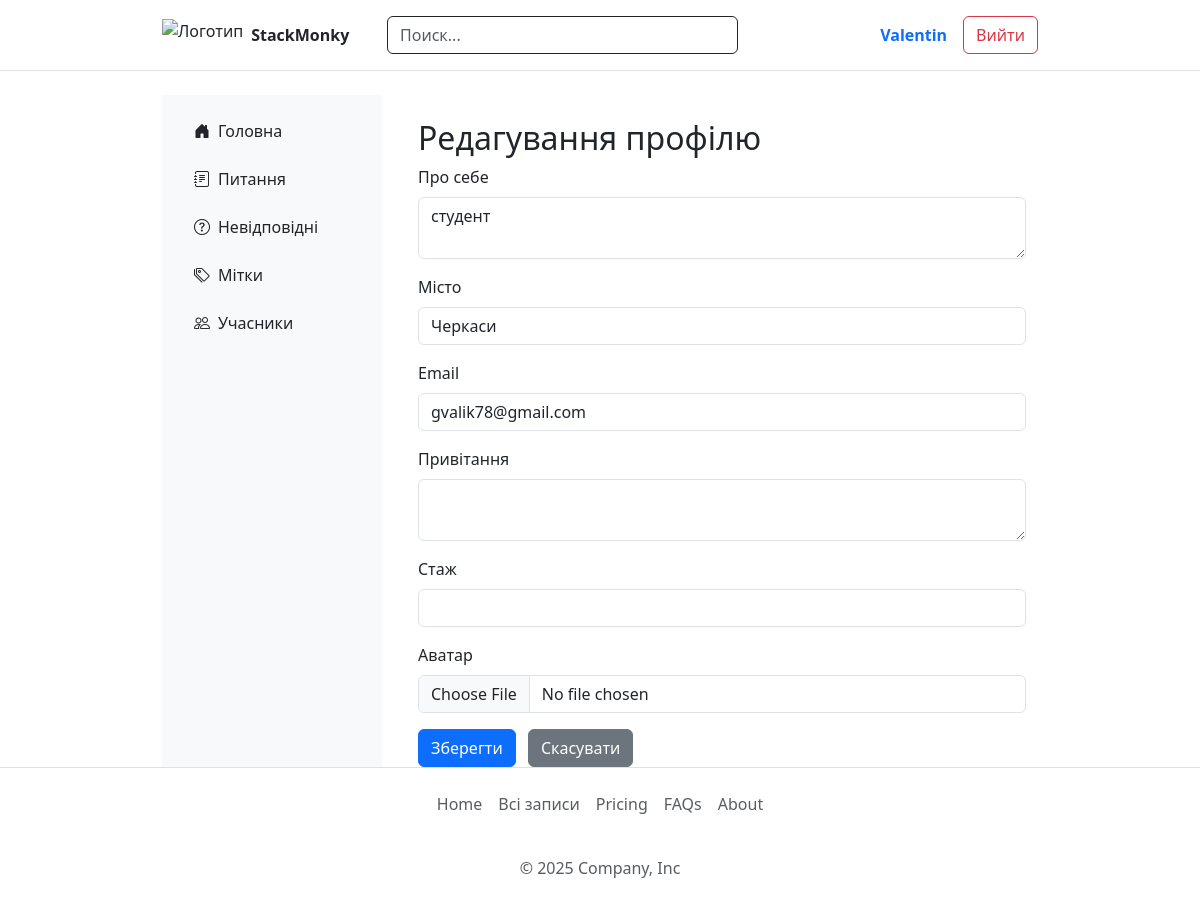
Screenshot of /edit_profile (signed in) with the database file from the repository.
### main/models.py (models this page shows, shortened)
class User(db.Model, UserMixin):
    id = db.Column(db.Integer, primary_key=True)
    about = db.Column(db.Text, default='', nullable=False)
    username = db.Column(db.String(64), unique=True, nullable=False)
    email = db.Column(db.String(120), unique=True, nullable=False)
    password_hash = db.Column(db.String(128), nullable=False)
    is_admin = db.Column(db.Boolean, default=False)
    avatar_url = db.Column(db.String(255), default='default_avatar.png')
    preferred_lang = db.Column(db.String(10), default='uk', nullable=False)
    description = db.Column(db.Text, default='', nullable=False)
    last_seen = db.Column(db.DateTime, default=datetime.utcnow)
    is_online = db.Column(db.Boolean, default=False)
    reputation = db.Column(db.Integer, default=0)
    discord = db.Column(db.String(100), nullable=True)
    location = db.Column(db.String(100), nullable=True)
    membership_duration = db.Column(db.String(100), nullable=True)  # Например, "7 лет 9 месяцев"
    about_section = db.Column(db.Text, default='', nullable=True)   # Блок "о себе"
    welcome_section = db.Column(db.Text, default='', nullable=True) # Приветственный текст
    comment_votes = db.relationship('CommentVote', back_populates='user', cascade='all, delete-orphan')

### main/routes/main_routes.py (the view)
@main_bp.route('/edit_profile', methods=['GET', 'POST'])
@login_required
def edit_profile():
    form = EditProfileForm()
    if form.validate_on_submit():
        current_user.about = form.about.data
        current_user.location = form.location.data
        current_user.email = form.email.data
        current_user.welcome_section = form.welcome.data
        current_user.membership_duration = form.membership_duration.data
        current_user.preferred_lang = form.preferred_lang.data or 'uk'
        if form.avatar.data:
            filename = secure_filename(form.avatar.data.filename)
            avatar_folder = current_app.config['UPLOAD_FOLDER']
            os.makedirs(avatar_folder, exist_ok=True)
            file_path = os.path.join(avatar_folder, filename)
            form.avatar.data.save(file_path)
            current_user.avatar_url = f'uploads/avatars/{filename}'
        db.session.commit()
        return redirect(url_for('main.profile', user_id=current_user.id))
    elif request.method == 'GET':
        form.about.data = current_user.about
        form.location.data = current_user.location
        form.email.data = current_user.email
        form.welcome.data = current_user.welcome_section
        form.membership_duration.data = current_user.membership_duration
        form.preferred_lang.data = current_user.preferred_lang or 'uk'
    return render_template('edit_profile.html', form=form)

### main/forms.py
class EditProfileForm(FlaskForm):
    about = TextAreaField("Про себе", validators=[Optional()])
    location = StringField("Місто", validators=[Optional()])
    discord = StringField("Discord", validators=[Optional()])
    email = StringField("Email", validators=[Email(), Optional()])
    welcome = TextAreaField("Привітання", validators=[Optional()])
    membership_duration = StringField("Стаж", validators=[Optional()])
    avatar = FileField("Аватар", validators=[Optional(), FileAllowed(['jpg', 'png', 'jpeg'], 'Тільки зображення!')])
    preferred_lang = SelectField(
        'Мова інтерфейсу',
        choices=[('uk', 'Українська'), ('en', 'English')],
        validators=[Optional()]
    )

### main/__init__.py (called while the page is built)
@login_manager.user_loader
def load_user(user_id):
    from main.models import User
    return User.query.get(int(user_id))

def get_locale():
    if current_user.is_authenticated and current_user.preferred_lang:
        return current_user.preferred_lang
    if 'lang' in session:
        return session['lang']
    return request.accept_languages.best_match(['uk', 'en'])

### main/routes/main_routes.py (called while the page is built)
@main_bp.before_request
def update_last_seen():
    if current_user.is_authenticated:
        now = datetime.utcnow()
        last_seen = current_user.last_seen or datetime(2000, 1, 1)
        if now - last_seen > timedelta(minutes=1):
            current_user.last_seen = now
            current_user.is_online = True
            try:
                db.session.commit()
            except Exception:
                db.session.rollback()

### main/templates/edit_profile.html (shortened to what this page needs)
{% extends 'base.html' %}
{% block content %}
<div class="container mt-4">
  <h2>Редагування профілю</h2>
  <form method="POST" enctype="multipart/form-data">
    <div class="mb-3">
      {{ form.about.label(class="form-label") }}
      {{ form.about(class="form-control") }}
    </div>
    <div class="mb-3">
      {{ form.location.label(class="form-label") }}
      {{ form.location(class="form-control") }}
    </div>
    <div class="mb-3">
      {{ form.email.label(class="form-label") }}
      {{ form.email(class="form-control") }}
    </div>
    <div class="mb-3">
      {{ form.welcome.label(class="form-label") }}
      {{ form.welcome(class="form-control") }}
    </div>
    <div class="mb-3">
      {{ form.membership_duration.label(class="form-label") }}
      {{ form.membership_duration(class="form-control") }}
    </div>
    <div class="mb-3">
      {{ form.avatar.label(class="form-label") }}
      {{ form.avatar(class="form-control") }}
    </div>
    <button type="submit" class="btn btn-primary">Зберегти</button>
    <a href="{{ url_for('main.profile', user_id=current_user.id) }}" class="btn btn-secondary ms-2">Скасувати</a>
  </form>
</div>
{% endblock %}

### main/templates/base.html (shortened to what this page needs)
<!DOCTYPE html>
<html lang="{{ get_locale() }}">
<head>
  <link href="https://cdn.jsdelivr.net/npm/bootstrap@5.3.5/dist/css/bootstrap.min.css" rel="stylesheet" />
  <link href="https://cdn.jsdelivr.net/npm/bootstrap-icons@1.10.5/font/bootstrap-icons.css" rel="stylesheet" />
  <link rel="stylesheet" href="{{ url_for('main.static', filename='css/main.css') }}" />
</head>
<body class="d-flex flex-column min-vh-100">
  <div class="flex-grow-1">
    <header class="p-3 text-bg-white border-bottom">
      <div class="container">
        <div class="row align-items-center justify-content-between">
          <div class="col-md-3 d-flex align-items-center">
            <a href="{{ url_for('main.index') }}" class="d-flex align-items-center text-dark text-decoration-none">
              <img src="{{ url_for('main.static', filename='image/icon.png') }}" alt="Логотип" class="me-2" style="height: 32px;" />
              <span class="fw-bold">StackMonky</span>
            </a>
          </div>
          <div class="col-md-5">
            <form class="d-flex" role="search" action="{{ url_for('main.posts') }}" method="GET">
              <input
                type="search"
                name="q"
                class="form-control text-bg-white border-dark"
                placeholder="{{ _('Поиск...') }}"
                aria-label="Search"
                value="{{ request.args.get('q', '') }}"
              />
            </form>
          </div>
          <div class="col-md-4 d-flex align-items-center justify-content-end gap-2">
            {% if current_user.is_authenticated %}
              <a href="{{ url_for('main.profile', user_id=current_user.id) }}" class="me-2 text-decoration-none fw-semibold">
                {{ current_user.username }}
              </a>
              <a href="{{ url_for('main.logout') }}" class="btn btn-outline-danger">{{ _('Вийти') }}</a>
            {% else %}
              <a href="{{ url_for('main.login') }}" class="btn btn-outline-primary">{{ _('Login') }}</a>
              <a href="{{ url_for('main.register') }}" class="btn btn-warning">{{ _('Реєстрація') }}</a>
            {% endif %}
          </div>
        </div>
      </div>
    </header>
    <main class="container d-flex mt-4">
      {% if request.endpoint not in ['main.login', 'main.register'] %}
        <aside class="bg-light p-3 me-4" style="width: 220px;">
          <ul class="nav flex-column">
            <li class="nav-item mb-2">
              <a href="{{ url_for('main.index') }}" class="nav-link {% if request.endpoint == 'main.index' %}active{% endif %} text-dark d-flex align-items-center">
                <i class="bi bi-house-door-fill me-2"></i> {{ _('Головна') }}
              </a>
            </li>
            <li class="nav-item mb-2">
              <a href="{{ url_for('main.posts') }}" class="nav-link {% if request.endpoint == 'main.posts' %}active{% endif %} text-dark d-flex align-items-center">
                <i class="bi bi-journal-text me-2"></i> {{ _('Питання') }}
              </a>
            </li>
            <li class="nav-item mb-2">
              <a href="{{ url_for('main.unanswered') }}" class="nav-link text-dark d-flex align-items-center">
                <i class="bi bi-question-circle me-2"></i> {{ _('Невідповідні') }}
              </a>
            <li class="nav-item mb-2">
              <a href="{{ url_for('main.tags') }}" class="nav-link {% if request.endpoint == 'main.tags' %}active{% endif %} text-dark d-flex align-items-center">
                <i class="bi bi-tags me-2"></i> {{ _('Мітки') }}
              </a>
            </li>
            <li class="nav-item mb-2">
              <a href="#" class="nav-link text-dark d-flex align-items-center">
                <i class="bi bi-people me-2"></i> {{ _('Учасники') }}
              </a>
            </li>
          </ul>
        </aside>
      {% endif %}
      <div class="flex-grow-1">
        {% block content %}{% endblock %}
      </div>
    </main>
  </div>
  <footer class="py-3 border-top mt-auto">
    <div class="container">
      <ul class="nav justify-content-center pb-3 mb-3">
        <li class="nav-item"><a href="{{ url_for('main.posts') }}" class="nav-link px-2 text-body-secondary">{{ _('Home') }}</a></li>
        <li class="nav-item"><a href="{{ url_for('main.create') }}" class="nav-link px-2 text-body-secondary">{{ _('Всі записи') }}</a></li>
        <li class="nav-item"><a href="#" class="nav-link px-2 text-body-secondary">{{ _('Pricing') }}</a></li>
        <li class="nav-item"><a href="#" class="nav-link px-2 text-body-secondary">{{ _('FAQs') }}</a></li>
        <li class="nav-item"><a href="#" class="nav-link px-2 text-body-secondary">{{ _('About') }}</a></li>
      </ul>
      <p class="text-center text-body-secondary">© 2025 Company, Inc</p>
    </div>
  </footer>
</body>
</html>

### main/static/css/main.css (style rules this page uses)
header { position: sticky; top: 0; z-index: 1000; background: #fff; }
.container { width: 100%; max-width: 900px; }

### rows the page displays
User: username "Valentin", about "студент", location "Черкаси", email "gvalik78@gmail.com"
